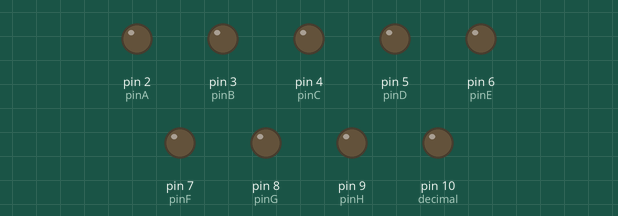
This sketch was run on a simulated Arduino Uno, built with avr-gcc and run on an emulated ATmega328P. On the bench: output pins drawn as LEDs (lit = HIGH).

Above: at 0.4 s.
At 7.6 s:
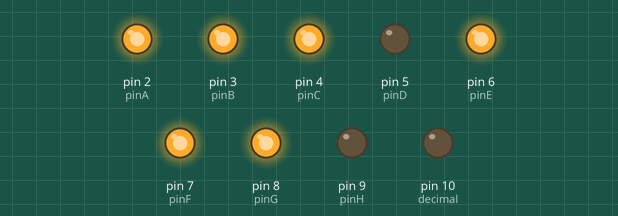
At 14.5 s:
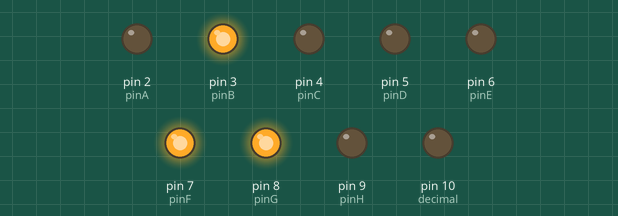
At 21.0 s:
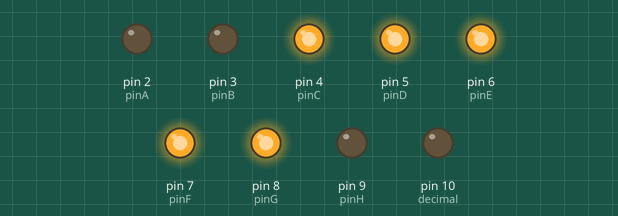
At 28.6 s:
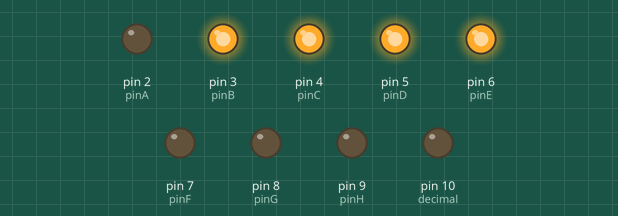
At 38.7 s:
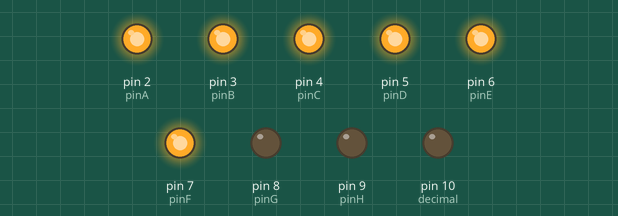
Timing chart, 0 to 40.0 s (numbered marks = the images above):
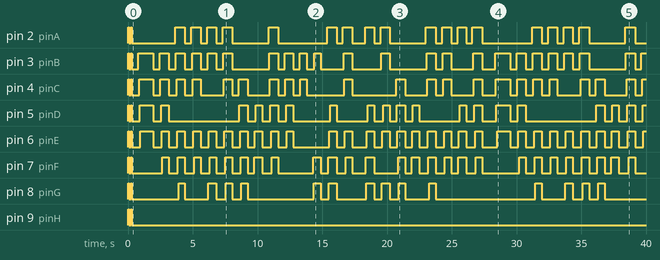

Measured:
- by itself, pin 2 (pinA): HIGH → LOW at 0.10 s, → HIGH 0.10 s later, → LOW 0.10 s later, → HIGH 3.4 s later, … (39 changes in this stretch)
- by itself, pin 3 (pinB): HIGH → LOW at 0.10 s, → HIGH 0.10 s later, → LOW 0.10 s later, → HIGH 0.50 s later, … (48 changes in this stretch)
- by itself, pin 4 (pinC): HIGH → LOW at 0.10 s, → HIGH 0.10 s later, → LOW 0.10 s later, → HIGH 0.55 s later, … (46 changes in this stretch)
- by itself, pin 5 (pinD): HIGH → LOW at 0.10 s, → HIGH 0.10 s later, → LOW 0.10 s later, → HIGH 0.60 s later, … (40 changes in this stretch)
- by itself, pin 6 (pinE): HIGH → LOW at 0.10 s, → HIGH 0.10 s later, → LOW 0.10 s later, → HIGH 0.65 s later, … (62 changes in this stretch)
- by itself, pin 7 (pinF): HIGH → LOW at 0.10 s, → HIGH 0.10 s later, → LOW 0.10 s later, → HIGH 2.4 s later, … (55 changes in this stretch)
- by itself, pin 8 (pinG): HIGH → LOW at 0.10 s, → HIGH 0.10 s later, → LOW 0.10 s later, → HIGH 3.6 s later, … (31 changes in this stretch)

The sketch:

1dig7segName.ino
```cpp
const int pinA = 2;
const int pinB = 3;
const int pinC = 4;
const int pinD = 5;
const int pinE = 6;
const int pinF = 7;
const int pinG = 8;
const int pinH = 9;
const int decimal = 10;

void setup() {
// put your setup code here, to run once:
pinMode(pinA, OUTPUT);
pinMode(pinB, OUTPUT);
pinMode(pinC, OUTPUT);
pinMode(pinD, OUTPUT);
pinMode(pinE, OUTPUT);
pinMode(pinF, OUTPUT);
pinMode(pinG, OUTPUT);
pinMode(pinH, OUTPUT);
pinMode(decimal, OUTPUT);

digitalWrite(pinA, HIGH);
digitalWrite(pinB, HIGH);
digitalWrite(pinC, HIGH);
digitalWrite(pinD, HIGH);
digitalWrite(pinE, HIGH);
digitalWrite(pinF, HIGH);
digitalWrite(pinG, HIGH);
digitalWrite(pinH, HIGH);
delay(100);
digitalWrite(pinA, LOW);
digitalWrite(pinB, LOW);
digitalWrite(pinC, LOW);
digitalWrite(pinD, LOW);
digitalWrite(pinE, LOW);
digitalWrite(pinF, LOW);
digitalWrite(pinG, LOW);
digitalWrite(pinH, LOW);
delay(100);
digitalWrite(pinA, HIGH);
digitalWrite(pinB, HIGH);
digitalWrite(pinC, HIGH);
digitalWrite(pinD, HIGH);
digitalWrite(pinE, HIGH);
digitalWrite(pinF, HIGH);
digitalWrite(pinG, HIGH);
digitalWrite(pinH, HIGH);
delay(100);
digitalWrite(pinA, LOW);
digitalWrite(pinB, LOW);
digitalWrite(pinC, LOW);
digitalWrite(pinD, LOW);
digitalWrite(pinE, LOW);
digitalWrite(pinF, LOW);
digitalWrite(pinG, LOW);
digitalWrite(pinH, LOW);
digitalWrite(decimal, LOW);
}

void loop() {
// put your main code here, to run repeatedly:

delay(500);
digitalWrite(pinB, HIGH);
delay(50);
digitalWrite(pinC, HIGH);
delay(50);
digitalWrite(pinD, HIGH);
delay(50);
digitalWrite(pinE, HIGH);
delay(1000);

digitalWrite(pinA, LOW);
digitalWrite(pinB, LOW);
digitalWrite(pinC, LOW);
digitalWrite(pinD, LOW);
digitalWrite(pinE, LOW);
digitalWrite(pinF, LOW);
digitalWrite(pinG, LOW);
delay(500);
// J

digitalWrite(pinB, HIGH);
delay(50);
digitalWrite(pinC, HIGH);
delay(50);
digitalWrite(pinD, HIGH);
delay(50);
digitalWrite(pinE, HIGH);
delay(50);
digitalWrite(pinF, HIGH);
delay(500);
digitalWrite(pinA, LOW);
digitalWrite(pinB, LOW);
digitalWrite(pinC, LOW);
digitalWrite(pinD, LOW);
digitalWrite(pinE, LOW);
digitalWrite(pinF, LOW);
digitalWrite(pinG, LOW);
digitalWrite(pinH, LOW);
delay(500);
//U

digitalWrite(pinA, HIGH);
delay(50);
digitalWrite(pinB, HIGH);
delay(50);
digitalWrite(pinC, HIGH);
delay(50);
digitalWrite(pinE, HIGH);
delay(50);
digitalWrite(pinF, HIGH);
delay(50);
digitalWrite(pinG, HIGH);
delay(500);
digitalWrite(pinA, LOW);
digitalWrite(pinB, LOW);
digitalWrite(pinC, LOW);
digitalWrite(pinD, LOW);
digitalWrite(pinE, LOW);
digitalWrite(pinF, LOW);
digitalWrite(pinG, LOW);
digitalWrite(pinH, LOW);
delay(500);
// A

digitalWrite(pinA, HIGH);
delay(50);
digitalWrite(pinB, HIGH);
delay(50);
digitalWrite(pinC, HIGH);
delay(50);
digitalWrite(pinE, HIGH);
delay(50);
digitalWrite(pinF, HIGH);
delay(500);
digitalWrite(pinA, LOW);
digitalWrite(pinB, LOW);
digitalWrite(pinC, LOW);
digitalWrite(pinD, LOW);
digitalWrite(pinE, LOW);
digitalWrite(pinF, LOW);
digitalWrite(pinG, LOW);
delay(500);
// N


digitalWrite(pinA, HIGH);
delay(50);
digitalWrite(pinB, HIGH);
delay(50);
digitalWrite(pinG, HIGH);
delay(50);
digitalWrite(pinE, HIGH);
delay(50);
digitalWrite(pinF, HIGH);
delay(500);

digitalWrite(pinA, LOW);
digitalWrite(pinB, LOW);
digitalWrite(pinC, LOW);
digitalWrite(pinD, LOW);
digitalWrite(pinE, LOW);
digitalWrite(pinF, LOW);
digitalWrite(pinG, LOW);
delay(500);
// P

digitalWrite(pinA, HIGH);
delay(50);
digitalWrite(pinB, HIGH);
delay(50);
digitalWrite(pinC, HIGH);
delay(50);
digitalWrite(pinE, HIGH);
delay(50);
digitalWrite(pinF, HIGH);
delay(50);
digitalWrite(pinG, HIGH);
delay(500);
digitalWrite(pinA, LOW);
digitalWrite(pinB, LOW);
digitalWrite(pinC, LOW);
digitalWrite(pinD, LOW);
digitalWrite(pinE, LOW);
digitalWrite(pinF, LOW);
digitalWrite(pinG, LOW);
delay(500);
// A

digitalWrite(pinC, HIGH);
delay(50);
digitalWrite(pinD, HIGH);
delay(50);
digitalWrite(pinE, HIGH);
delay(50);
digitalWrite(pinF, HIGH);
delay(50);
digitalWrite(pinG, HIGH);
delay(500);
digitalWrite(pinA, LOW);
digitalWrite(pinB, LOW);
digitalWrite(pinC, LOW);
digitalWrite(pinD, LOW);
digitalWrite(pinE, LOW);
digitalWrite(pinF, LOW);
digitalWrite(pinG, LOW);
delay(500);
// B

digitalWrite(pinF, HIGH);
delay(50);
digitalWrite(pinE, HIGH);
delay(50);
digitalWrite(pinD, HIGH);
delay(500);
digitalWrite(pinA, LOW);
digitalWrite(pinB, LOW);
digitalWrite(pinC, LOW);
digitalWrite(pinD, LOW);
digitalWrite(pinE, LOW);
digitalWrite(pinF, LOW);
digitalWrite(pinG, LOW);
delay(500);
// L

digitalWrite(pinA, HIGH);
delay(50);
digitalWrite(pinB, HIGH);
delay(50);
digitalWrite(pinC, HIGH);
delay(50);
digitalWrite(pinD, HIGH);
delay(50);
digitalWrite(pinE, HIGH);
delay(50);
digitalWrite(pinF, HIGH);
delay(500);
digitalWrite(pinA, LOW);
digitalWrite(pinB, LOW);
digitalWrite(pinC, LOW);
digitalWrite(pinD, LOW);
digitalWrite(pinE, LOW);
digitalWrite(pinF, LOW);
digitalWrite(pinG, LOW);
delay(500);
// O

digitalWrite(pinB, HIGH);
delay(50);
digitalWrite(pinC, HIGH);
delay(50);
digitalWrite(pinD, HIGH);
delay(50);
digitalWrite(pinE, HIGH);
delay(500);

digitalWrite(pinA, LOW);
digitalWrite(pinB, LOW);
digitalWrite(pinC, LOW);
digitalWrite(pinD, LOW);
digitalWrite(pinE, LOW);
digitalWrite(pinF, LOW);
digitalWrite(pinG, LOW);
delay(500);
// J

digitalWrite(pinB, HIGH);
delay(50);
digitalWrite(pinC, HIGH);
delay(500);

digitalWrite(pinA, LOW);
digitalWrite(pinB, LOW);
digitalWrite(pinC, LOW);
digitalWrite(pinD, LOW);
digitalWrite(pinE, LOW);
digitalWrite(pinF, LOW);
digitalWrite(pinG, LOW);
delay(500);
// I

digitalWrite(pinF, HIGH);
delay(50);
digitalWrite(pinG, HIGH);
delay(50);
digitalWrite(pinB, HIGH);
delay(500);

digitalWrite(pinA, LOW);
digitalWrite(pinB, LOW);
digitalWrite(pinC, LOW);
digitalWrite(pinD, LOW);
digitalWrite(pinE, LOW);
digitalWrite(pinF, LOW);
digitalWrite(pinG, LOW);
delay(500);
// M

digitalWrite(pinA, HIGH);
delay(50);
digitalWrite(pinF, HIGH);
delay(50);
digitalWrite(pinG, HIGH);
delay(50);
digitalWrite(pinE, HIGH);
delay(50);
digitalWrite(pinD, HIGH);
delay(500);

digitalWrite(pinA, LOW);
digitalWrite(pinB, LOW);
digitalWrite(pinC, LOW);
digitalWrite(pinD, LOW);
digitalWrite(pinE, LOW);
digitalWrite(pinF, LOW);
digitalWrite(pinG, LOW);
delay(500);
// E

digitalWrite(pinA, HIGH);
delay(50);
digitalWrite(pinB, HIGH);
delay(50);
digitalWrite(pinC, HIGH);
delay(50);
digitalWrite(pinE, HIGH);
delay(50);
digitalWrite(pinF, HIGH);
delay(500);
digitalWrite(pinA, LOW);
digitalWrite(pinB, LOW);
digitalWrite(pinC, LOW);
digitalWrite(pinD, LOW);
digitalWrite(pinE, LOW);
digitalWrite(pinF, LOW);
digitalWrite(pinG, LOW);
delay(1000);
// N

digitalWrite(pinA, HIGH);
delay(50);
digitalWrite(pinF, HIGH);
delay(50);
digitalWrite(pinG, HIGH);
delay(50);
digitalWrite(pinE, HIGH);
delay(50);
digitalWrite(pinD, HIGH);
delay(500);

digitalWrite(pinA, LOW);
digitalWrite(pinB, LOW);
digitalWrite(pinC, LOW);
digitalWrite(pinD, LOW);
digitalWrite(pinE, LOW);
digitalWrite(pinF, LOW);
digitalWrite(pinG, LOW);
delay(500);
// E

digitalWrite(pinA, HIGH);
delay(50);
digitalWrite(pinB, HIGH);
delay(50);
digitalWrite(pinG, HIGH);
delay(50);
digitalWrite(pinE, HIGH);
delay(50);
digitalWrite(pinD, HIGH);
delay(500);

digitalWrite(pinA, LOW);
digitalWrite(pinB, LOW);
digitalWrite(pinC, LOW);
digitalWrite(pinD, LOW);
digitalWrite(pinE, LOW);
digitalWrite(pinF, LOW);
digitalWrite(pinG, LOW);
delay(500);
// Z

digitalWrite(pinC, HIGH);
delay(50);
digitalWrite(pinD, HIGH);
delay(50);
digitalWrite(pinE, HIGH);
delay(50);
digitalWrite(pinF, HIGH);
delay(50);
digitalWrite(pinG, HIGH);
delay(500);
digitalWrite(pinA, LOW);
digitalWrite(pinB, LOW);
digitalWrite(pinC, LOW);
digitalWrite(pinD, LOW);
digitalWrite(pinE, LOW);
digitalWrite(pinF, LOW);
digitalWrite(pinG, LOW);
delay(500);
//B

digitalWrite(pinF, HIGH);
delay(50);
digitalWrite(pinE, HIGH);
delay(50);
digitalWrite(pinD, HIGH);
delay(500);
digitalWrite(pinA, LOW);
digitalWrite(pinB, LOW);
digitalWrite(pinC, LOW);
digitalWrite(pinD, LOW);
digitalWrite(pinE, LOW);
digitalWrite(pinF, LOW);
digitalWrite(pinG, LOW);
delay(500);
// L

digitalWrite(pinA, HIGH);
delay(50);
digitalWrite(pinB, HIGH);
delay(50);
digitalWrite(pinC, HIGH);
delay(50);
digitalWrite(pinE, HIGH);
delay(50);
digitalWrite(pinF, HIGH);
delay(50);
digitalWrite(pinG, HIGH);
delay(500);
digitalWrite(pinA, LOW);
digitalWrite(pinB, LOW);
digitalWrite(pinC, LOW);
digitalWrite(pinD, LOW);
digitalWrite(pinE, LOW);
digitalWrite(pinF, LOW);
digitalWrite(pinG, LOW);
digitalWrite(pinH, LOW);
delay(500);
// A

digitalWrite(pinA, HIGH);
delay(50);
digitalWrite(pinB, HIGH);
delay(50);
digitalWrite(pinC, HIGH);
delay(50);
digitalWrite(pinE, HIGH);
delay(50);
digitalWrite(pinF, HIGH);
delay(500);
digitalWrite(pinA, LOW);
digitalWrite(pinB, LOW);
digitalWrite(pinC, LOW);
digitalWrite(pinD, LOW);
digitalWrite(pinE, LOW);
digitalWrite(pinF, LOW);
digitalWrite(pinG, LOW);
delay(500);
// N

digitalWrite(pinA, HIGH);
delay(50);
digitalWrite(pinF, HIGH);
delay(50);
digitalWrite(pinE, HIGH);
delay(50);
digitalWrite(pinD, HIGH);
delay(500);
digitalWrite(pinA, LOW);
digitalWrite(pinB, LOW);
digitalWrite(pinC, LOW);
digitalWrite(pinD, LOW);
digitalWrite(pinE, LOW);
digitalWrite(pinF, LOW);
digitalWrite(pinG, LOW);
delay(500);
// C

digitalWrite(pinA, HIGH);
delay(50);
digitalWrite(pinB, HIGH);
delay(50);
digitalWrite(pinC, HIGH);
delay(50);
digitalWrite(pinD, HIGH);
delay(50);
digitalWrite(pinE, HIGH);
delay(50);
digitalWrite(pinF, HIGH);
delay(500);
digitalWrite(pinA, LOW);
digitalWrite(pinB, LOW);
digitalWrite(pinC, LOW);
digitalWrite(pinD, LOW);
digitalWrite(pinE, LOW);
digitalWrite(pinF, LOW);
digitalWrite(pinG, LOW);
delay(500);
// O
}
```
